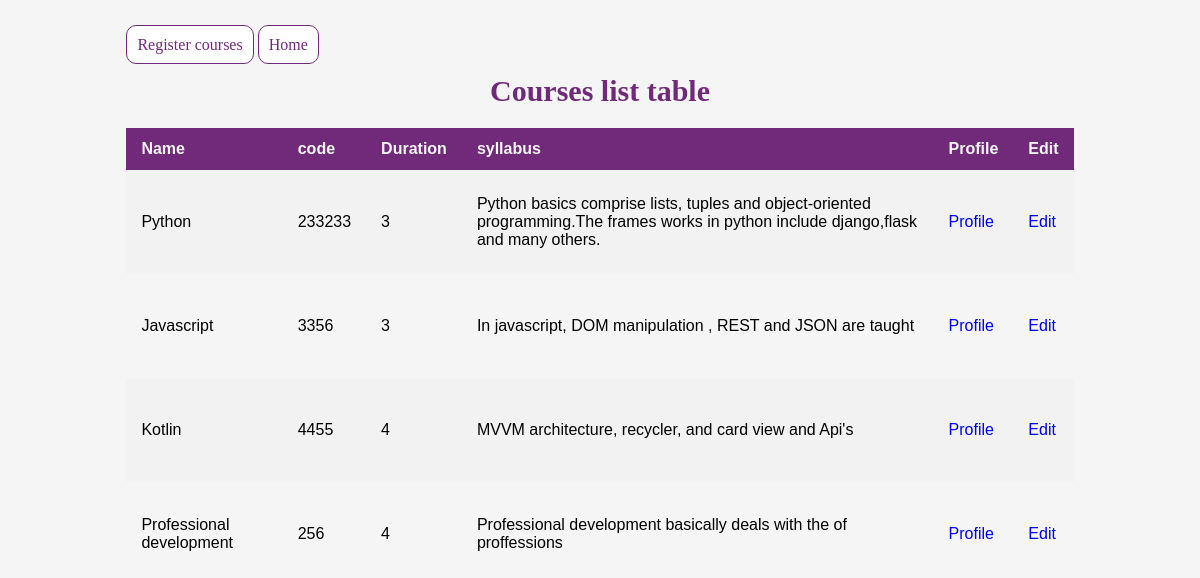
Screenshot of /courses/list/ with the database file from the repository.
### courses/models.py (models this page shows)
class Courses(models.Model):
    name=models.CharField(max_length=25,null=True)
    course_trainer=models.CharField(max_length=20,null=True)
    code=models.CharField(max_length=10,null=True)
    duration=models.PositiveSmallIntegerField(null=True)
    syllabus=models.TextField(null=True)

### courses/views.py (the view)
# urls.py: path("list/",courses_list,name="courses_list"),
def courses_list(request):
    course=Courses.objects.all()
    return render(request,"courses_list.html",{"course":course})

### courses/templates/courses_list.html (shortened to what this page needs)
<!DOCTYPE html>
<html lang="en">
<head>
</head>
<body>
    <div id="clerfix" >
        <a class="btn info" id="button2" href="{% url 'register_courses' %}">Register courses</a>
        <a class="btn info" id="button" href="{% url 'home_view' %}">Home</a>
    </div>
    <h1>Courses list table</h1>
    <table id="trainers">
        <tr>
            <th>Name</th>
            <th>code</th>
            <th>Duration</th>
            <th>syllabus</th>
            <th>Profile</th>
            <th>Edit</th>
        </tr>
        {% for courses in course %}
    <tr>
        <td>{{courses.name }}</td>
        <td>{{courses.code }}</td>
        <td>{{ courses.duration }}</td>
        <td>{{ courses.syllabus}}</td>
        <td><a href="{% url 'courses_profile' id=courses.id %}">Profile</a></td>
        <td><a href="{% url 'edit_courses' id=courses.id %}">Edit</a></td>
    </tr>
    {% endfor %}
    </table>
</body>
</html>

### courses/templates/courses_list.html (style rules this page uses)
body { background-color: whitesmoke; }
#trainers { font-family: Arial, Helvetica, sans-serif; border-collapse: collapse; width: 80%; margin-left: 10%; }
#trainers td, #trainers th { border: 1px solid rgb(15, 15, 15); padding: 8px; }
#trainers tr:nth-child(even) { background-color: #f2f2f2be; }
#trainers th { padding-top: 12px; padding-bottom: 12px; text-align: left; background-color: #702A79; color:whitesmoke; }
h1 { font-size: 30px; text-align: center; color: #702A79; }
td { padding: 12px 15px; height: 80px; }
th { padding: 12px 15px; }
.info { border-color: #702A79; color:#702A79; }
.btn { background-color:#ffffff; color:#702A79; border-radius: 10px; padding: 10px; width: 300px; border: 1px solid #702A79; margin-bottom: -10%; }
#clerfix { margin-top: 3%; }
a { text-decoration: none; }
#button2 { margin-left: 10%; }

### rows the page displays
Courses: name "Python", code "233233", duration "3", syllabus "Python basics comprise lists, tuples and object-oriented programming.The frames works in python include django,flask and many others."
Courses: name "Javascript", code "3356", duration "3", syllabus "In javascript, DOM manipulation , REST and JSON are taught"
Courses: name "Kotlin", code "4455", duration "4", syllabus "MVVM architecture, recycler, and card view and Api's"
Courses: name "Professional development", code "256", duration "4", syllabus "Professional development basically deals with the of proffessions"
